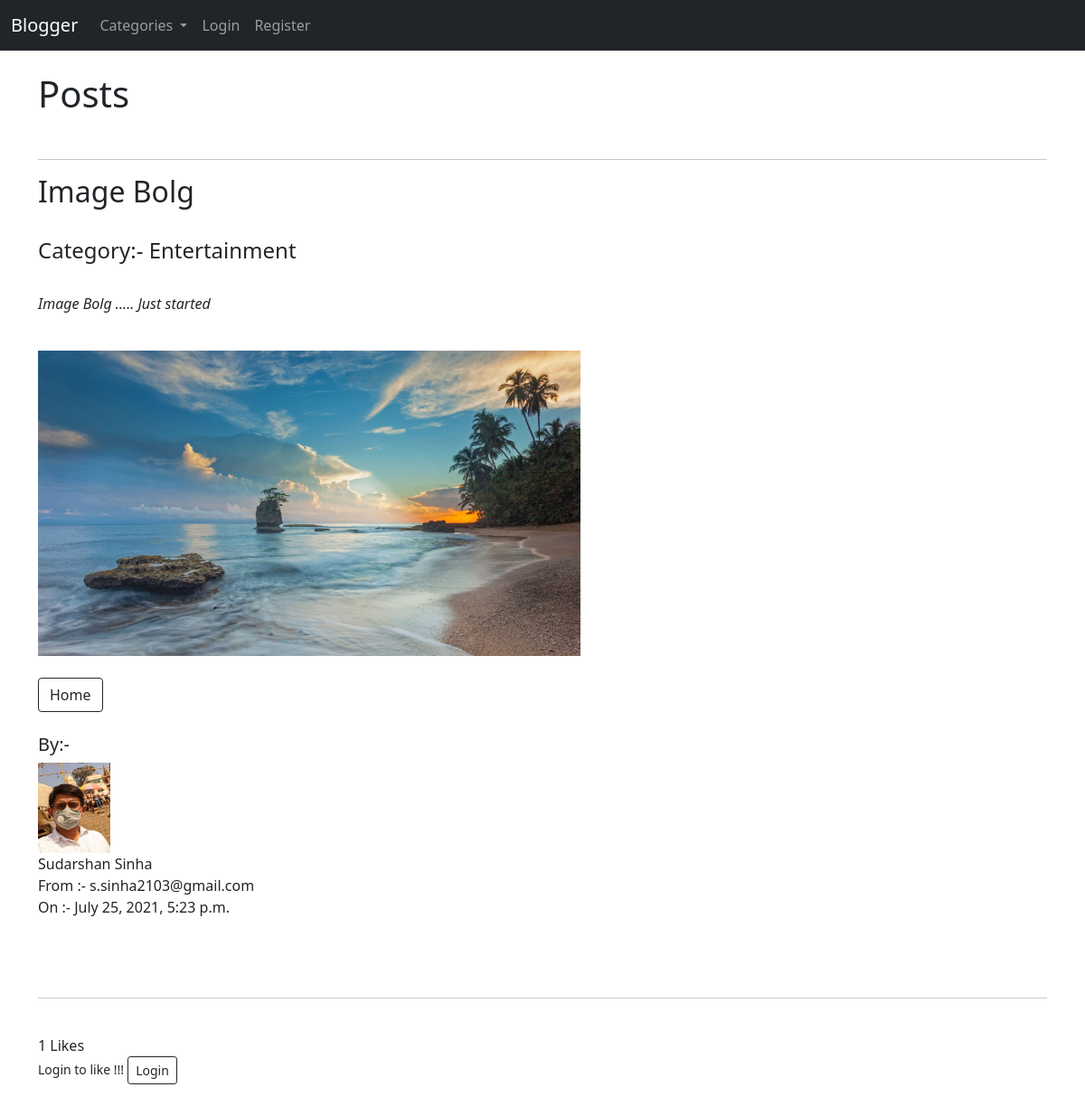
/article/26, run on the app's committed database.
### theblog/models.py (models this page shows, shortened)
class Post(models.Model):
    title = models.CharField(max_length=255)
    title_tag = models.CharField(max_length=255)
    author = models.ForeignKey(User, on_delete=models.CASCADE)
    body = RichTextField(blank=True, null=True)
    header_image = models.ImageField(null=True, blank=True, upload_to="images/")
    post_date = models.DateTimeField(auto_now_add=True)
    category = models.CharField(max_length=255, default='Uncategorized')
    likes = models.ManyToManyField(User, related_name='blog_posts')
    def total_likes(self):
        return self.likes.count()

class Profile(models.Model):
    user = models.OneToOneField(User, null=True, on_delete=models.CASCADE)
    bio = models.TextField()
    profile_pic = models.ImageField(null=True, blank=True, upload_to="images/profiles/")
    web_url = models.CharField(max_length=255, null=True, blank=True)
    fb_url = models.CharField(max_length=255, null=True, blank=True, )
    twitter_url = models.CharField(max_length=255, null=True, blank=True, )
    insta_url = models.CharField(max_length=255, null=True, blank=True, )

### theblog/views.py (the view)
# urls.py: path('article/<int:pk>', ArticleDetailView.as_view(), name="article_detail"),
class ArticleDetailView(DetailView):
    model = Post
    template_name = 'posts/article_details.html'
    def get_context_data(self, *args, **kwargs):
        cat_menu = Categories.objects.all()
        context = super(ArticleDetailView, self).get_context_data(*args, **kwargs)
        stuff = get_object_or_404(Post, id=self.kwargs['pk'])
        total_likes = stuff.total_likes()
        liked = False
        if stuff.likes.filter(id=self.request.user.id).exists():
            liked = True
        context["cat_menu"] = cat_menu
        context["total_likes"] = total_likes
        context['liked'] = liked
        return context

### theblog/models.py (called while the page is built)
    def __str__(self):
        return self.name

### templates/posts/article_details.html (shortened to what this page needs)
{% extends 'posts/base.html' %}
{% block content %}
    <h1>Posts</h1>
    <br>
    <hr>
    <h2>{{ post.title }}</h2><br>
    <h4>Category:- {{ post.category }}</h4><br>
    {{ post.body|safe }}
    {% if post.header_image %}
        <br><img src="{{ post.header_image.url }}" style="width: auto; height: auto;max-width: 600px;max-height: 600px" ><br><br>
    {% endif %}
    <a href="{% url 'home' %}" class="btn btn-outline-dark">Home</a>
    <br><br>
    <h5>By:-</h5>
    <img src="{{ post.author.profile.profile_pic.url}}" width="80dp" height="100dp" alt="Prolile pic"><br>
    {{ post.author.first_name }}
    {{ post.author.last_name }}<br>
    From :- {{ post.author.email }}<br>
    On :- {{ post.post_date }}<br><br>
    <br><br>
    <hr>
    <form action="{% url 'like_post' post.pk %}" method="post">
        <br>{{ total_likes }} Likes <br>
        {% if user.is_authenticated %}
            {% if liked %}
                <button type="submit" , name="post_id" , value="{{ post.id }}" , class="btn btn-outline-danger btn-sm">
                    Unlike
                </button>
            {% else %}
                <button type="submit" , name="post_id" , value="{{ post.id }}" , class="btn btn-outline-success btn-sm">
                    Like
                </button>
            {% endif %}
        {% else %}
            <small>Login to like !!!</small>
            <a class=" btn btn-outline-dark btn-sm" href="{% url 'login' %}">
                Login
            </a>
        {% endif %}
    </form>
    <br>
{% endblock %}

### data on the page
Post: title "Image Bolg", category "Entertainment", body "Image Bolg ..... Just started", header_image (picture), author.profile.profile_pic (picture), author.first_name "Sudarshan", author.last_name "Sinha", author.email "s.sinha2103@gmail.com", post_date "July 25, 2021, 5:23 p.m."

### other printed values
{{ total_likes }} "1"
